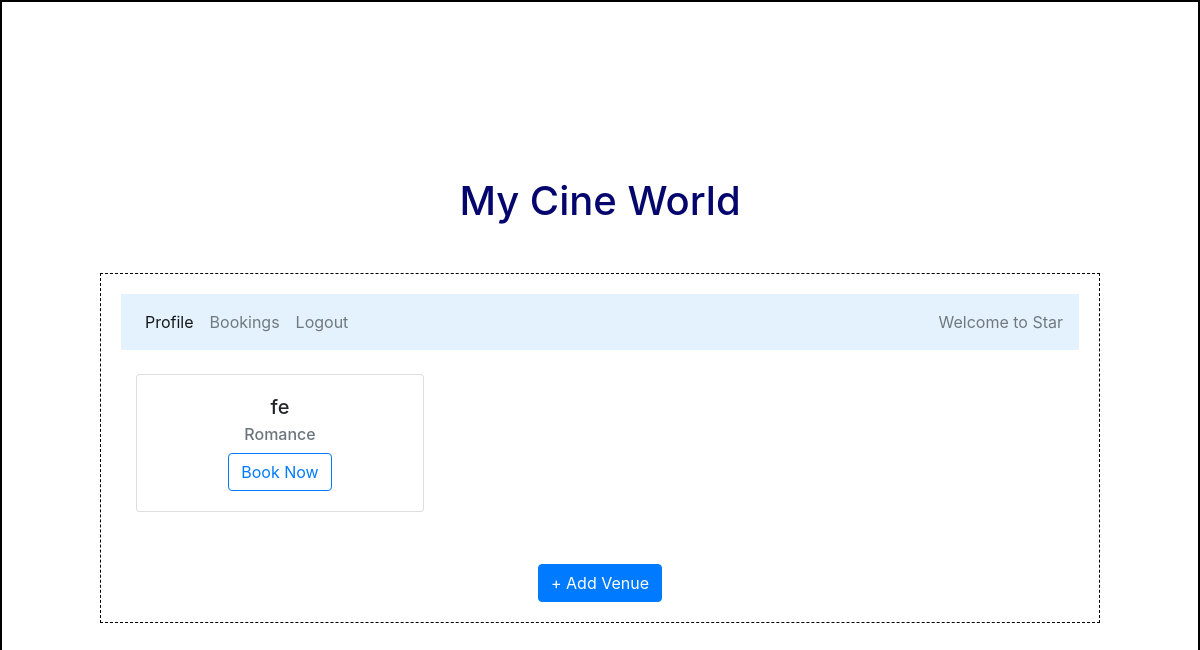
The app's page /user/dashboard (signed in), older data.
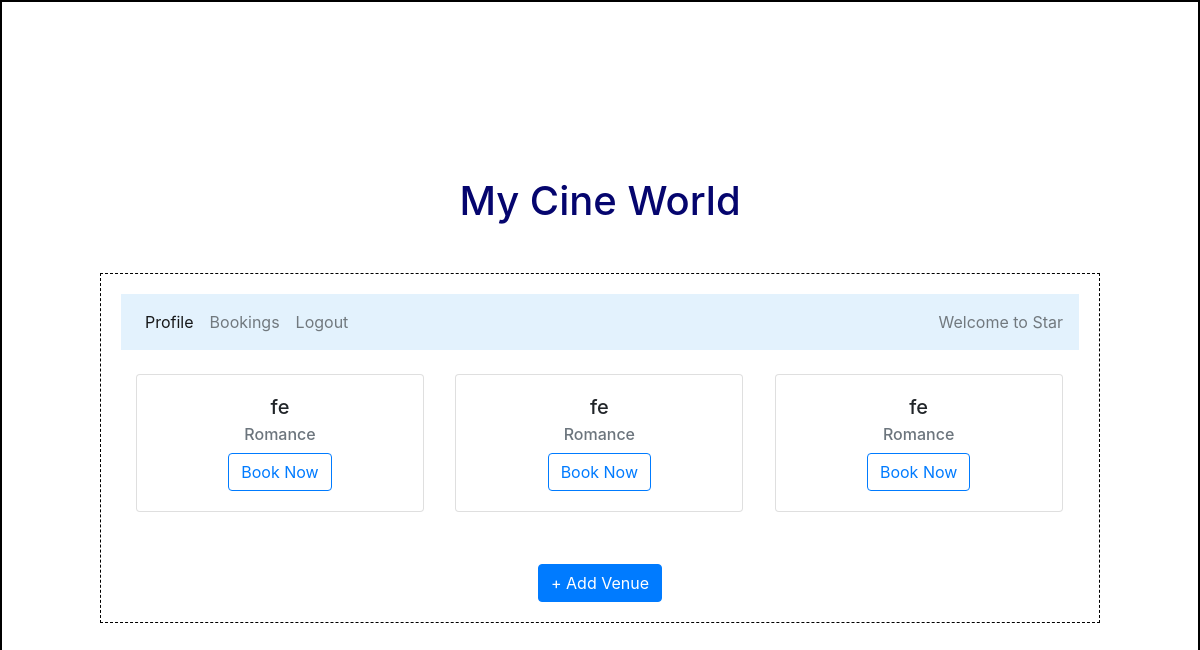
The same page, newer data.
### backend/models.py (models this page shows)
class UserInfo(db.Model):
    __tablename__ = "user_info"
    id = db.Column(db.Integer, primary_key=True)
    email = db.Column(db.String, unique=True, nullable=False)
    password = db.Column(db.String, nullable=False)
    user_type = db.Column(db.String(50), nullable=False, default='user')
    full_name = db.Column(db.String, nullable=False)
    address = db.Column(db.String, nullable=False)
    pin_code = db.Column(db.Integer, nullable=False)
    tickets = db.relationship("Ticket", cascade="all,delete", backref="user_info", lazy=True)
    bookings = db.relationship("Booking", cascade="all,delete", backref="user_info", lazy=True)

class Show(db.Model):
    __tablename__ = "show"
    id = db.Column(db.Integer, primary_key=True)
    name = db.Column(db.String, nullable=False)
    tags = db.Column(db.String, nullable=False)
    rating = db.Column(db.Integer, default=0)
    tkt_price = db.Column(db.Float, default=0.0)
    date_time = db.Column(db.DateTime, nullable=False)
    theatre_id = db.Column(db.Integer, db.ForeignKey("theatre.id"), nullable=False)
    tickets = db.relationship("Ticket", cascade="all,delete", backref="show", lazy=True)
    bookings = db.relationship("Booking", cascade="all,delete", backref="show", lazy=True)

### backend/controllers.py (the view)
    @app.route("/user/dashboard", endpoint='user_dashboard')
    def user_dashboard():
        if session.get("user_type") != "user":
            flash("Unauthorized access", "danger")
            return redirect(url_for("login"))
        user = UserInfo.query.get(session["user_id"])
        shows = Show.query.all()
        return render_template("user_dashboard.html", name=user.full_name, shows=shows)

### templates/user_dashboard.html (shortened to what this page needs)
{% extends "user_layout.html" %}
{% block content %}
{% if shows %}
<div class="container mt-4">
  <div class="row text-center">
    {% for show in shows %}
    <div class="col-sm-4 mb-3">
      <div class="card" style="width: 18rem;">
        <div class="card-body">
          <h5 class="card-title">{{ show.name }}</h5>
          <h6 class="card-subtitle mb-2 text-muted">{{ show.tags }}</h6>
          <a href="{{ url_for('book_ticket', show_id=show.id) }}" class="btn btn-outline-primary">
            Book Now
          </a>
        </div>
      </div>
    </div>
    {% endfor %}
  </div>
</div>
{% else %}
  <p class="text-center text-muted mt-4">No shows available currently.</p>
{% endif %}
<div class="text-center mt-3">
  <button type="button"
    class="btn btn-primary"
    data-toggle="collapse" data-target="#navbarText" aria-controls="navbarText" aria-expanded="false"
    aria-label="Toggle navigation">
    + Add Venue
  </button>
</div>
{% endblock %}

### templates/user_layout.html (shortened to what this page needs)
<!DOCTYPE html>
<html>
  <head>
    <link rel="stylesheet" href="/static/styles/main.css">
    <link rel="stylesheet" href="https://cdn.jsdelivr.net/npm/bootstrap@4.0.0/dist/css/bootstrap.min.css"
>
  </head>
  <body>
    <div class="my_container">
      <div class="center">
        <h1>My Cine World</h1>
      </div>
      <div class="my_panel">
        <nav class="navbar navbar-expand-lg navbar-light" style="background-color: #e3f2fd;">
          <ul class="navbar-nav mr-auto">
            <li class="nav-item active">
              <a class="nav-link" href="#">Profile<span class="sr-only">(current)</span></a>
            </li>
            <li class="nav-item">
              <a class="nav-link" href="#">Bookings</a>
            </li>
            <li class="nav-item">
              <a class="nav-link" href="#">Logout</a>
            </li>
          </ul>
          <span class="navbar-text">Welcome to {{ name }}</span>
        </nav>
        {% block content %}
        {% endblock %}
      </div>
    </div>
  </body>
</html>

### static/styles/main.css (style rules this page uses)
* { margin: 0; padding: 0; box-sizing: border-box; }
body { font-family: Arial, sans-serif; background-color: #fff; }
.my_container { border: 2px solid black; padding: 20px; display: flex; flex-direction: column; align-items: center; justify-content: center; height: 100vh; }
.my_panel { width: 90%; max-width: 1000px; border: 1px dashed black; padding: 20px; }
.center { text-align: center; color: rgb(5, 5, 110); }

### templates/user_layout.html (style rules this page uses)
.my_container { padding: 20px; }
.my_panel { margin-top: 20px; }
.card { margin-bottom: 20px; }
.center { text-align: center; margin-bottom: 20px; }

Row changes from the older to the newer data that the page shows:
added Show: name "fe", tags "Romance"
added Show: name "fe", tags "Romance"
